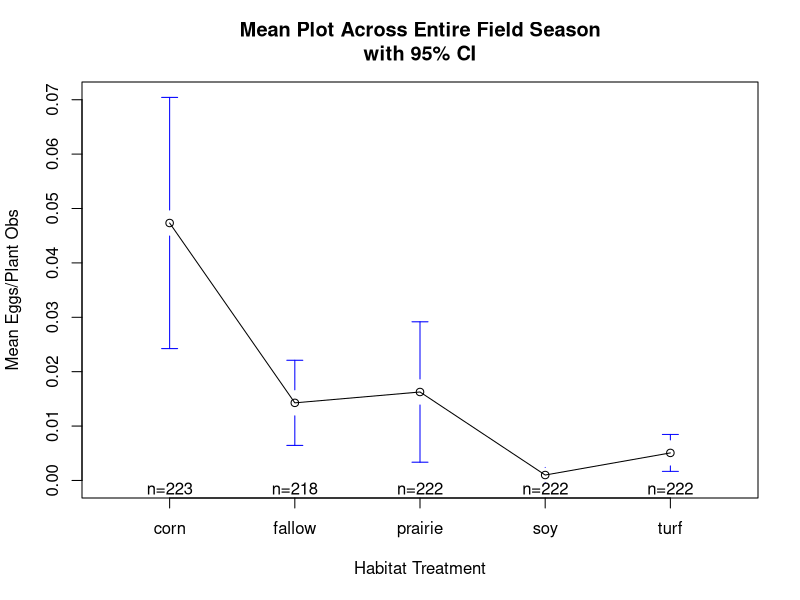
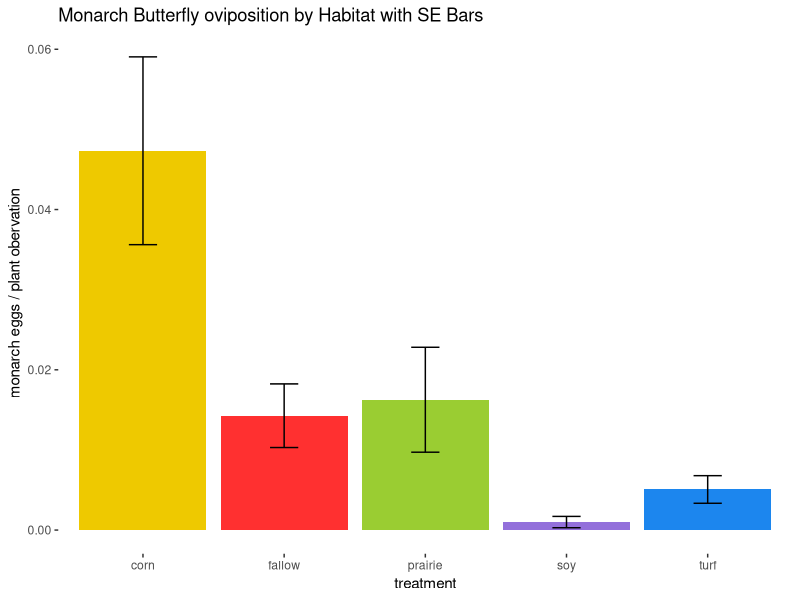
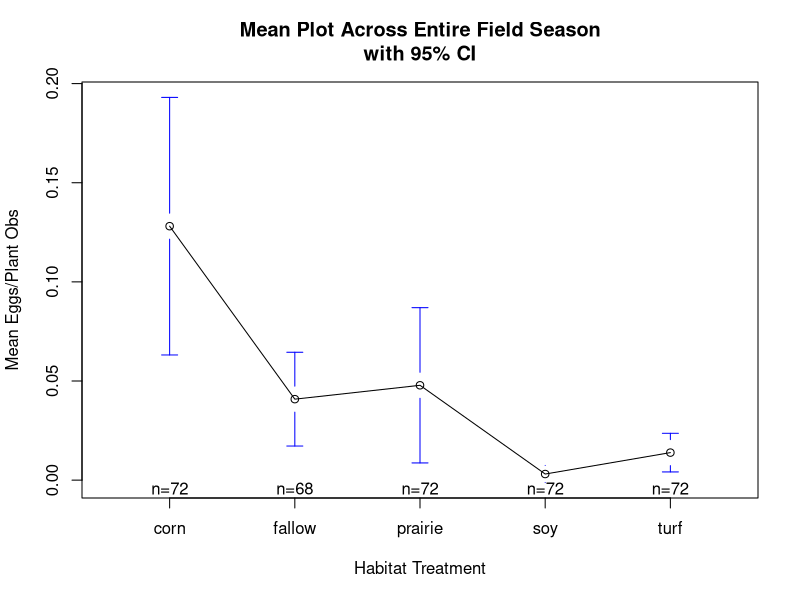
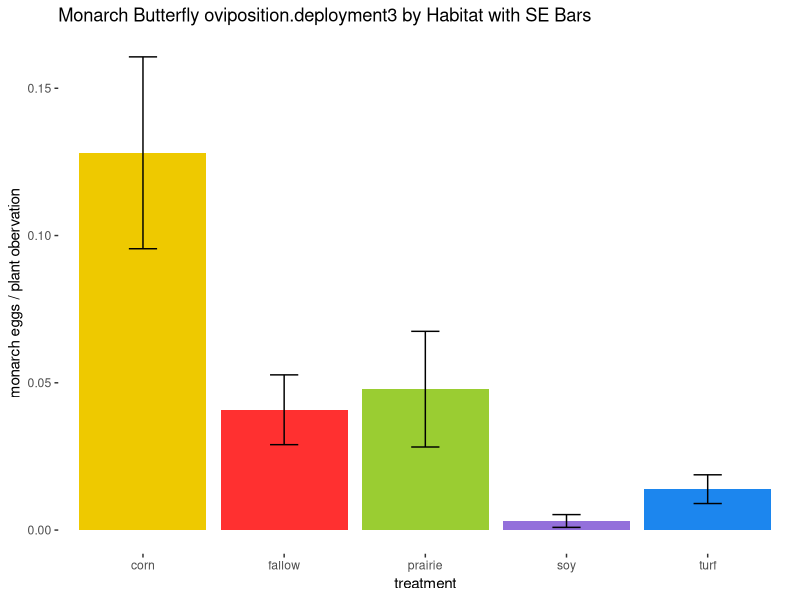

These figures' R source, in order: (Note: this script raises an error after producing the figures.)

oviposition<-read.csv(file="oviposition.csv", header=TRUE) #read in oviposition file

oviposition<-na.omit(oviposition) #get rid of na's. There were several incidents when we were unable to count eggs (broken plants, plants were covered by exclosures, etc)

#install and use the ddply function to average across subsamples (individual plants within plant patches)
library(plyr)
oviposition.avg <-ddply(oviposition, .(treatment, date, time, block, deployment), summarize, monarch_eggs.mean=mean(monarch_eggs))

#make block, date, time, deployment into a factor
oviposition.avg$block <- as.factor(oviposition.avg$block)
oviposition.avg$date <- as.factor(oviposition.avg$date)
oviposition.avg$time <- as.factor(oviposition.avg$time)
oviposition.avg$deployment <- as.factor(oviposition.avg$deployment)

#do the anova using glm function
result <- glm(monarch_eggs.mean ~ block + treatment, data=oviposition.avg)
aov(result)
summary(aov(result))
TukeyHSD(aov(result))

#make the mean plot
library(gplots)
plotmeans(monarch_eggs.mean~treatment,xlab="Habitat Treatment",
          ylab="Mean Eggs/Plant Obs", main="Mean Plot Across Entire Field Season\nwith 95% CI", data=oviposition.avg)

#make date and time variables factors
as.factor(oviposition.avg$date)
as.factor(oviposition.avg$time)

#rerun anova with date and time as covariates
result_covariates <- glm(monarch_eggs.mean ~ block + treatment + date + time, data=oviposition.avg)
aov(result_covariates)
summary(aov(result_covariates))
TukeyHSD(aov(result_covariates))
#rerun this with poisson distribution
result_covariates.poisson <- glm(monarch_eggs.mean ~ block + treatment + date + time, data=oviposition.avg, family = poisson())
aov(result_covariates.poisson)
summary(aov(result_covariates.poisson))
TukeyHSD(aov(result_covariates.poisson))

#need to use ddply to compute summary stats for plotting

oviposition.summary<-ddply(oviposition.avg, .(treatment, deployment), summarize,
                           N=length(monarch_eggs.mean),
                           mean=mean(monarch_eggs.mean),
                           sd   = sd(monarch_eggs.mean),
                           se   = sd / sqrt(N) )
oviposition.summary.overall<-ddply(oviposition.avg, .(treatment), summarize,
                           N=length(monarch_eggs.mean),
                           mean=mean(monarch_eggs.mean),
                           sd   = sd(monarch_eggs.mean),
                           se   = sd / sqrt(N) )

head(oviposition.summary)

#make a bar plot with ggplot
library(ggplot2)
# Error bars represent standard error of the mean
#cols is my personalized colour palette.
cols <- c("gold2", "firebrick1", "yellowgreen", "mediumpurple", "dodgerblue2" )
ggplot(oviposition.summary.overall, aes(x=treatment, y=mean, fill=treatment)) + 
  geom_bar(position=position_dodge(), stat="identity", size=.3, fill=cols) +
  geom_errorbar(aes(ymin=mean-se, ymax=mean+se), width=.2, position=position_dodge(.9)) +
  scale_color_manual(values=cols)+
  ylab("monarch eggs / plant obervation" )+
  ggtitle("Monarch Butterfly oviposition by Habitat with SE Bars") +
  theme(panel.background = element_blank())









#Doug asked me to redo the ANOVA with only the third egg check
oviposition.deployment3<-subset(oviposition, deployment==3)

#install and use the ddply function to average across subsamples (individual plants within plant patches)
oviposition.deployment3.avg <-ddply(oviposition.deployment3, .(treatment, date, time, block), summarize, monarch_eggs.mean=mean(monarch_eggs))

#make block, date, and time into a factor
oviposition.deployment3.avg$block <- as.factor(oviposition.deployment3.avg$block)
oviposition.deployment3.avg$date <- as.factor(oviposition.deployment3.avg$date)
oviposition.deployment3.avg$time <- as.factor(oviposition.deployment3.avg$time)

#do the anova using glm function
result.deployment3 <- glm(monarch_eggs.mean ~ block + treatment, data=oviposition.deployment3.avg)
aov(result.deployment3)
summary(aov(result.deployment3))
TukeyHSD(aov(result.deployment3))

#make the mean plot
library(gplots)
plotmeans(monarch_eggs.mean~treatment,xlab="Habitat Treatment",
          ylab="Mean Eggs/Plant Obs", main="Mean Plot Across Entire Field Season\nwith 95% CI", data=oviposition.deployment3.avg)

#make date and time variables factors
as.factor(oviposition.deployment3.avg$date)
as.factor(oviposition.deployment3.avg$time)

#rerun anova with date and time as covariates
result_covariates.deployment3 <- glm(monarch_eggs.mean ~ block + treatment + date + time, data=oviposition.deployment3.avg)
aov(result_covariates.deployment3)
summary(aov(result_covariates.deployment3))
TukeyHSD(aov(result_covariates.deployment3))
#rerun this with poisson distribution
result_covariates.deployment3.poisson <- glm(monarch_eggs.mean ~ block + treatment + date + time, data=oviposition.deployment3.avg, family = poisson())
aov(result_covariates.deployment3.poisson)
summary(aov(result_covariates.deployment3.poisson))
TukeyHSD(aov(result_covariates.deployment3.poisson))

#need to use ddply to compute summary stats for plotting

oviposition.deployment3.summary<-ddply(oviposition.deployment3.avg, .(treatment), summarize,
                                       N=length(monarch_eggs.mean),
                                       mean=mean(monarch_eggs.mean),
                                       sd   = sd(monarch_eggs.mean),
                                       se   = sd / sqrt(N) )

head(oviposition.deployment3.summary)

#make a bar plot with ggplot
# Error bars represent standard error of the mean
#cols is my personalized colour palette.
cols <- c("gold2", "firebrick1", "yellowgreen", "mediumpurple", "dodgerblue2" )
ggplot(oviposition.deployment3.summary, aes(x=treatment, y=mean, fill=treatment)) + 
  geom_bar(position=position_dodge(), stat="identity", size=.3, fill=cols) +
  geom_errorbar(aes(ymin=mean-se, ymax=mean+se), width=.2, position=position_dodge(.9)) +
  scale_color_manual(values=cols)+
  ylab("monarch eggs / plant obervation" )+
  ggtitle("Monarch Butterfly oviposition.deployment3 by Habitat with SE Bars") +
  theme(panel.background = element_blank())





#making individual bar plots for deployments 1 & 2
#trying to facet it...
cols <- c("gold2", "firebrick1", "yellowgreen", "mediumpurple", "dodgerblue2" )
ggplot(oviposition.summary, aes(x=treatment, y=mean, fill=treatment)) + 
  geom_bar(position=position_dodge(), stat="identity", size=.3, fill=) +
  geom_errorbar(aes(ymin=mean-se, ymax=mean+se), width=.2, position=position_dodge(.9)) +
  scale_color_manual(values=cols)+
  ylab("monarch eggs / plant obervation" )+
  ggtitle("Monarch Butterfly oviposition by Habitat with SE Bars") +
  theme(panel.background = element_blank())+
  facet_wrap(~deployment)


#doing it the long way...
oviposition.deployment1<-subset(oviposition, deployment==1)
oviposition.deployment2<-subset(oviposition, deployment==2)

#install and use the ddply function to average across subsamples (individual plants within plant patches)
oviposition.deployment1.avg <-ddply(oviposition.deployment1, .(treatment, date, time, block), summarize, monarch_eggs.mean=mean(monarch_eggs))
oviposition.deployment2.avg <-ddply(oviposition.deployment2, .(treatment, date, time, block), summarize, monarch_eggs.mean=mean(monarch_eggs))

#make block, date, and time into a factor
oviposition.deployment1.avg$block <- as.factor(oviposition.deployment1.avg$block)
oviposition.deployment1.avg$date <- as.factor(oviposition.deployment1.avg$date)
oviposition.deployment1.avg$time <- as.factor(oviposition.deployment1.avg$time)

oviposition.deployment2.avg$block <- as.factor(oviposition.deployment2.avg$block)
oviposition.deployment2.avg$date <- as.factor(oviposition.deployment2.avg$date)
oviposition.deployment2.avg$time <- as.factor(oviposition.deployment2.avg$time)

#need to use ddply to compute summary stats for plotting

oviposition.deployment1.summary<-ddply(oviposition.deployment1.avg, .(treatment), summarize,
                                       N=length(monarch_eggs.mean),
                                       mean=mean(monarch_eggs.mean),
                                       sd   = sd(monarch_eggs.mean),
                                       se   = sd / sqrt(N) )

oviposition.deployment2.summary<-ddply(oviposition.deployment2.avg, .(treatment), summarize,
                                       N=length(monarch_eggs.mean),
                                       mean=mean(monarch_eggs.mean),
                                       sd   = sd(monarch_eggs.mean),
                                       se   = sd / sqrt(N) )

#make a bar plot with ggplot
#cols is my personalized colour palette.
cols <- c("gold2", "firebrick1", "yellowgreen", "mediumpurple", "dodgerblue2" )
ggplot(oviposition.deployment1.summary, aes(x=treatment, y=mean, fill=treatment)) + 
  geom_bar(position=position_dodge(), stat="identity", size=.3, fill=cols) +
  scale_color_manual(values=cols)+
  ylab("monarch eggs / plant obervation" )+
  ggtitle("Monarch Butterfly oviposition.deployment1 by Habitat with SE Bars") +
  theme(panel.background = element_blank())

ggplot(oviposition.deployment2.summary, aes(x=treatment, y=mean, fill=treatment)) + 
  geom_bar(position=position_dodge(), stat="identity", size=.3, fill=cols) +
  geom_errorbar(aes(ymin=mean-se, ymax=mean+se), width=.2, position=position_dodge(.9)) +
  scale_color_manual(values=cols)+
  ylab("monarch eggs / plant obervation" )+
  ggtitle("Monarch Butterfly oviposition.deployment2 by Habitat with SE Bars") +
  theme(panel.background = element_blank())


#faceted bar chart!

as.factor(oviposition.summary$deployment)
labels <- c("1" = "June", "2" = "July", "3" = "August") #make labeller

ggplot(oviposition.summary, aes(x=treatment, y=mean, colour=treatment)) + 
  geom_bar(position=position_dodge(), stat="identity", size=.3, fill=cols) +
  geom_errorbar(aes(ymin=mean-se, ymax=mean+se), colour="black", width=.2, position=position_dodge(.9)) +
  scale_color_manual(values=cols)+
  ylab("monarch eggs / plant obervation" )+
  ggtitle("Monarch Butterfly oviposition by Habitat with SE Bars") +
  theme(panel.background = element_blank(), axis.text.x = element_blank(),  axis.ticks = element_blank())+
  facet_grid(~deployment, labeller=labeller(deployment = labels))
